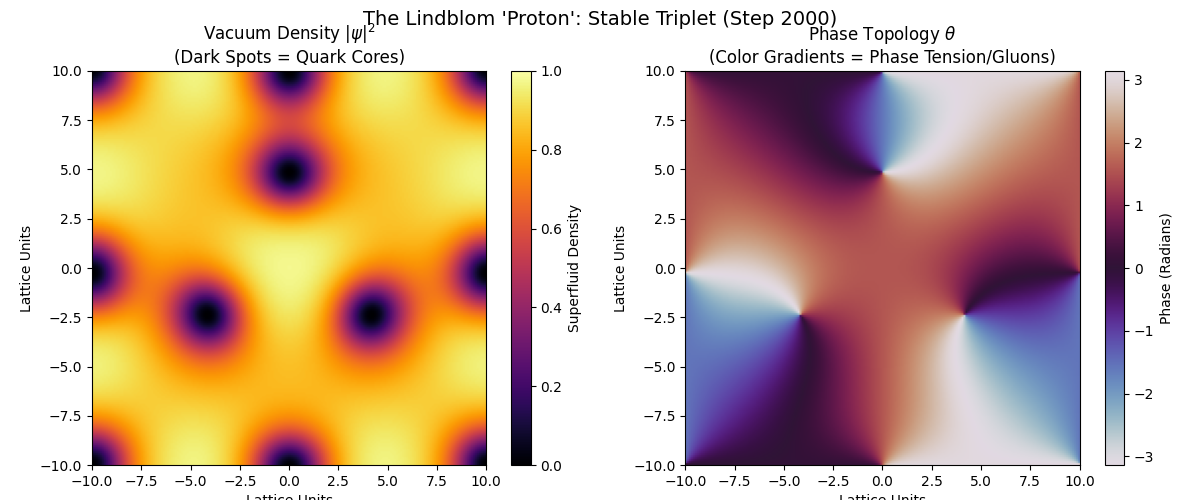

Generate this figure with Python:
import numpy as np
import matplotlib.pyplot as plt

def simulate_proton_triplet():
    print("Initializing Vacuum Lattice...")
    
    # 1. Setup Grid
    N = 200
    L = 20.0
    dx = L / N
    x = np.linspace(-L/2, L/2, N)
    y = np.linspace(-L/2, L/2, N)
    X, Y = np.meshgrid(x, y)

    # 2. Initialize 3 Vortices (Quarks) in a Triangle
    # Radius of the "molecule"
    r = 4.0
    
    # Coordinates for the triplet (Top, Bottom-Left, Bottom-Right)
    # We use 3 specific angles to form an equilateral triangle
    angles = [np.pi/2, np.pi/2 + 2*np.pi/3, np.pi/2 + 4*np.pi/3]
    points = [(r * np.cos(a), r * np.sin(a)) for a in angles]
    
    # Superpose phase windings
    theta = np.zeros_like(X)
    for (px, py) in points:
        theta += np.arctan2(Y - py, X - px)
            
    # Create the Order Parameter (Psi)
    psi = np.ones((N, N)) * np.exp(1j * theta)
    
    # 3. Time Evolution (Stable Ginzburg-Landau)
    # FIX: Lower dt to ensure numerical stability (dt < dx^2/4)
    # dx = 0.1, dx^2 = 0.01, so dt must be < 0.0025
    dt = 0.001 
    steps = 2000 # Increased steps since dt is smaller
    
    print(f"Relaxing Vacuum Field for {steps} steps (Stable dt={dt})...")
    
    for i in range(steps):
        # 5-point Laplacian Stencil
        # np.roll allows us to calculate neighbors efficiently
        lap = (np.roll(psi, 1, axis=0) + np.roll(psi, -1, axis=0) + 
               np.roll(psi, 1, axis=1) + np.roll(psi, -1, axis=1) - 4*psi) / (dx**2)
        
        # Ginzburg-Landau Equation
        psi += dt * (lap + psi * (1.0 - np.abs(psi)**2))

    # 4. Generate Output Plots
    print("Generating Plots...")
    plt.figure(figsize=(12, 5))

    # Plot 1: Vacuum Density (|Psi|^2)
    plt.subplot(1, 2, 1)
    plt.imshow(np.abs(psi)**2, extent=[-L/2, L/2, -L/2, L/2], origin='lower', cmap='inferno', vmin=0, vmax=1)
    plt.title("Vacuum Density $|\\psi|^2$\n(Dark Spots = Quark Cores)")
    plt.colorbar(label="Superfluid Density")
    plt.xlabel("Lattice Units")
    plt.ylabel("Lattice Units")

    # Plot 2: Phase Topology (Angle)
    plt.subplot(1, 2, 2)
    plt.imshow(np.angle(psi), extent=[-L/2, L/2, -L/2, L/2], origin='lower', cmap='twilight')
    plt.title("Phase Topology $\\theta$\n(Color Gradients = Phase Tension/Gluons)")
    plt.colorbar(label="Phase (Radians)")
    plt.xlabel("Lattice Units")
    plt.ylabel("Lattice Units")

    plt.suptitle(f"The Lindblom 'Proton': Stable Triplet (Step {steps})", fontsize=14)
    plt.tight_layout()
    plt.show()

if __name__ == "__main__":
    simulate_proton_triplet()
